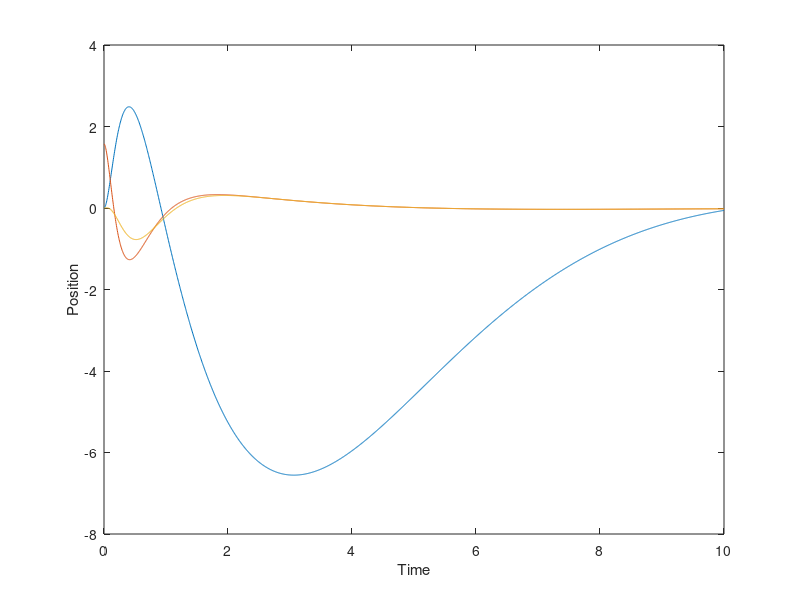

Source code (MATLAB): (Note: this script raises an error after producing the figure.)
clc; clear; close all;

%% Plant Parameters
m0 = 2; % Mass of cart
m1 = .75; % Mass of first linkage
m2 = 1; % Mass of second linkage

l1 = .75; % Length of linkage 1
l2 = 1; % Length of linkage 2

%% Linearized Plant

g = 9.8;

M_0 = [...
    m0+m1+m2 (m1/2+m2)*l1 m2*l2/2;
    (m1/2+m2)*l1 (m1/3+m2)*l1^2 m2*l1*l2/2;
    m2*l2/2 m2*l1*l2/2 (m2*l2^2)/3;
    ];

pG_0 = [...
    0 0 0;
    0 -((.5*m1)+m2)*l1*g 0;
    0 0 -.5*m2*l2*g;
    ];

H = [1 0 0]';

A = [...
    zeros(3) eye(3);
    -inv(M_0)*pG_0 zeros(3);
    ];

B = [...
    zeros(3,1);
    inv(M_0)*H;
    ];

C = eye(6);

%% LQR

Q = eye(6);

R = 1;

[K] = lqr(A, B, Q, R);

ic = [0; deg2rad(90); deg2rad(0); 0; 0; 0];

t = 0:.005:10;
lqgSys = ss(A-B*K, B, C, 0);
kalResponse = initial(lqgSys, ic, t);

figure
plot(t, real(kalResponse(:,1)))
hold on
plot(t, real(kalResponse(:,2)))
plot(t, real(kalResponse(:,3)))
xlabel('Time');
ylabel('Position');

%% Plot
cartPlot(kalResponse, m0, m1, m2, l1, l2, false, false, 10);
